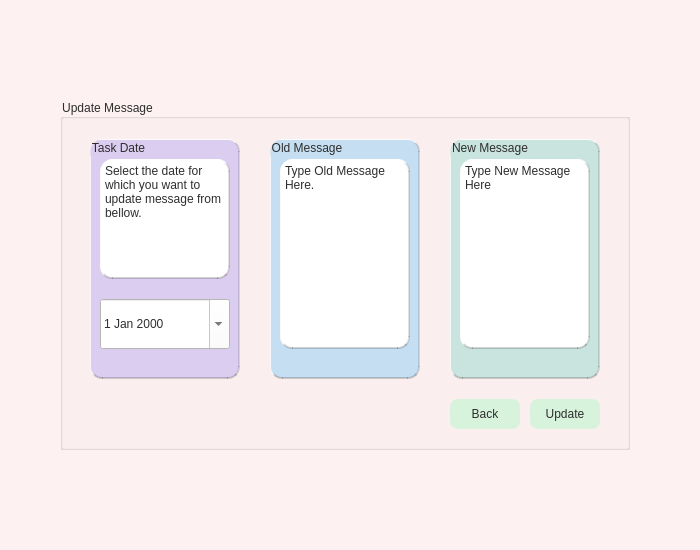
<?xml version="1.0" encoding="UTF-8"?>
<ui version="4.0">
 <class>updatemessagepage</class>
 <widget class="QWidget" name="updatemessagepage">
  <property name="geometry">
   <rect>
    <x>0</x>
    <y>0</y>
    <width>700</width>
    <height>550</height>
   </rect>
  </property>
  <property name="windowTitle">
   <string>Form</string>
  </property>
  <property name="styleSheet">
   <string notr="true">QFrame {
    background-color: white;
    border-radius: 12px;
    border-top: 1px solid rgba(255, 255, 255, 0.9);
    border-left: 1px solid rgba(255, 255, 255, 0.7);
    border-bottom: 2px solid rgba(0, 0, 0, 0.18);
    border-right: 2px solid rgba(0, 0, 0, 0.12);
}
QWidget {
    background-color: #fdf1f1;   /* pastel pink background */
    color: #2e2e2e;              /* charcoal text */
}

QPushButton {
    background-color: #d8f3dc;   /* mint green buttons */
    color: #2e2e2e;              /* dark text */
   
    border-radius: 8px;
    padding: 8px;
}

QPushButton:pressed {
    background-color: #fff5e1;   /* soft cream when pressed */
}
QDateEdit{
 background-color:white;
}
QTimeEdit
{
background-color:white;
}
QPlainTextEdit
{
background-color:white;
}

</string>
  </property>
  <widget class="QGroupBox" name="groupBox">
   <property name="geometry">
    <rect>
     <x>60</x>
     <y>99</y>
     <width>570</width>
     <height>351</height>
    </rect>
   </property>
   <property name="title">
    <string>Update Message</string>
   </property>
   <widget class="QGroupBox" name="groupBox_2">
    <property name="geometry">
     <rect>
      <x>30</x>
      <y>40</y>
      <width>150</width>
      <height>240</height>
     </rect>
    </property>
    <property name="styleSheet">
     <string notr="true">QGroupBox {
    background-color: #DBCDF0;
    border-radius: 12px;
    border-top: 1px solid rgba(255, 255, 255, 0.9);
    border-left: 1px solid rgba(255, 255, 255, 0.7);
    border-bottom: 2px solid rgba(0, 0, 0, 0.18);
    border-right: 2px solid rgba(0, 0, 0, 0.12);
}</string>
    </property>
    <property name="title">
     <string>Task Date</string>
    </property>
    <widget class="QPlainTextEdit" name="plainTextEdit">
     <property name="geometry">
      <rect>
       <x>10</x>
       <y>20</y>
       <width>130</width>
       <height>120</height>
      </rect>
     </property>
     <property name="readOnly">
      <bool>true</bool>
     </property>
     <property name="plainText">
      <string>Select the date for which you want to update message from bellow.</string>
     </property>
    </widget>
    <widget class="QDateEdit" name="dateEdit">
     <property name="geometry">
      <rect>
       <x>10</x>
       <y>160</y>
       <width>130</width>
       <height>50</height>
      </rect>
     </property>
     <property name="calendarPopup">
      <bool>true</bool>
     </property>
    </widget>
   </widget>
   <widget class="QGroupBox" name="groupBox_3">
    <property name="geometry">
     <rect>
      <x>210</x>
      <y>40</y>
      <width>150</width>
      <height>240</height>
     </rect>
    </property>
    <property name="styleSheet">
     <string notr="true">QGroupBox {
    background-color: #C6DEF1;
    border-radius: 12px;
    border-top: 1px solid rgba(255, 255, 255, 0.9);
    border-left: 1px solid rgba(255, 255, 255, 0.7);
    border-bottom: 2px solid rgba(0, 0, 0, 0.18);
    border-right: 2px solid rgba(0, 0, 0, 0.12);
}</string>
    </property>
    <property name="title">
     <string>Old Message</string>
    </property>
    <widget class="QPlainTextEdit" name="plainTextEdit_2">
     <property name="geometry">
      <rect>
       <x>10</x>
       <y>20</y>
       <width>130</width>
       <height>190</height>
      </rect>
     </property>
     <property name="plainText">
      <string>Type Old Message Here.</string>
     </property>
    </widget>
   </widget>
   <widget class="QGroupBox" name="groupBox_4">
    <property name="geometry">
     <rect>
      <x>390</x>
      <y>40</y>
      <width>150</width>
      <height>240</height>
     </rect>
    </property>
    <property name="styleSheet">
     <string notr="true">QGroupBox {
    background-color: #C9E4DE;
    border-radius: 12px;
    border-top: 1px solid rgba(255, 255, 255, 0.9);
    border-left: 1px solid rgba(255, 255, 255, 0.7);
    border-bottom: 2px solid rgba(0, 0, 0, 0.18);
    border-right: 2px solid rgba(0, 0, 0, 0.12);
}</string>
    </property>
    <property name="title">
     <string>New Message</string>
    </property>
    <widget class="QPlainTextEdit" name="plainTextEdit_3">
     <property name="geometry">
      <rect>
       <x>10</x>
       <y>20</y>
       <width>130</width>
       <height>190</height>
      </rect>
     </property>
     <property name="plainText">
      <string>Type New Message Here</string>
     </property>
    </widget>
   </widget>
   <widget class="QPushButton" name="btnBack">
    <property name="geometry">
     <rect>
      <x>390</x>
      <y>300</y>
      <width>70</width>
      <height>30</height>
     </rect>
    </property>
    <property name="text">
     <string>Back</string>
    </property>
   </widget>
   <widget class="QPushButton" name="btnUpdate">
    <property name="geometry">
     <rect>
      <x>470</x>
      <y>300</y>
      <width>70</width>
      <height>30</height>
     </rect>
    </property>
    <property name="text">
     <string>Update</string>
    </property>
   </widget>
  </widget>
 </widget>
 <resources/>
 <connections/>
</ui>
